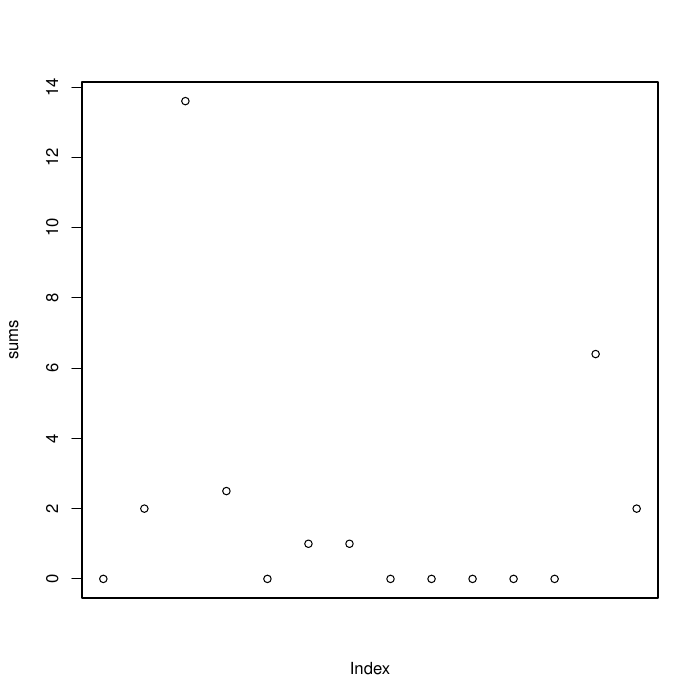

Generate this figure with R:
pdf("graph.pdf")

problems.1 <- read.csv("problems-1.csv", header = TRUE)

names = problems.1[[1]]

sums <- c()
for (i in 1:length(names)) {
    sum <- 0
    for (j in 2:length(problems.1)) {
        sum <- sum + problems.1[[j]][i]
    }
    sums <- append(sums, sum)
}

# names(sums) = names

plot(sums, xaxt = "n")
# axis(1, at = 1:length(names), labels = names)
